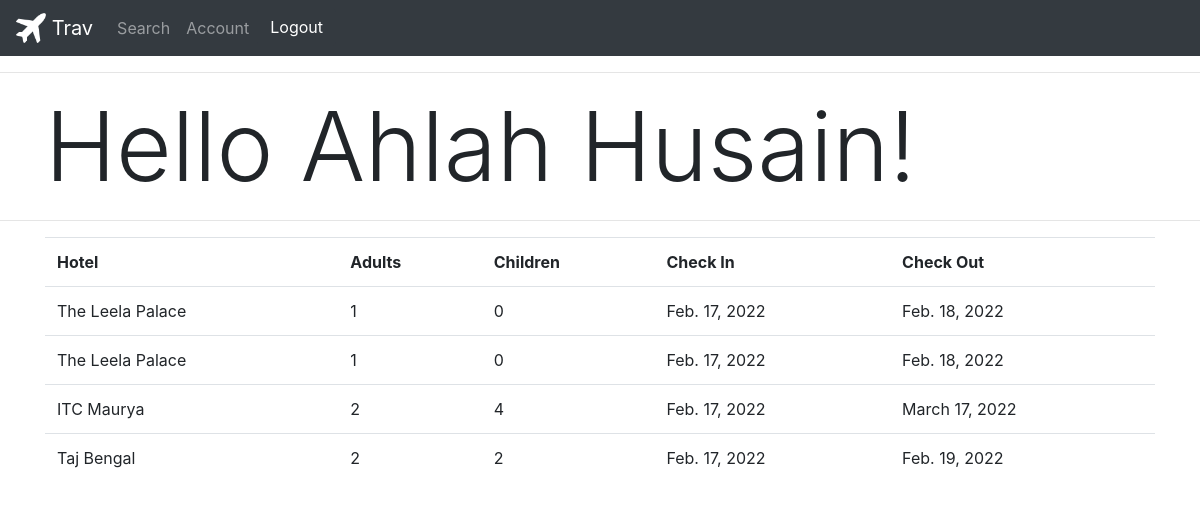
Screenshot of /account/ (signed in) with the database file from the repository.
### booking/models.py (models this page shows, shortened)
class Reservation(models.Model):
	user = models.ForeignKey(User, on_delete=models.CASCADE)
	hotel = models.ForeignKey(Hotel, on_delete=models.CASCADE)
	adults = models.DecimalField(max_digits=2, decimal_places= 0)
	children = models.DecimalField(max_digits=2, decimal_places=0)
	checkin = models.DateField(auto_now= False, auto_now_add= False)
	checkout = models.DateField(auto_now= False, auto_now_add= False)

### search/models.py (models this page shows)
class Hotel(models.Model):
	title = models.CharField(max_length=120)
	description = models.TextField()
	city = models.CharField(max_length=75, default="")
	country = models.CharField(max_length=75, default="")
	price = models.DecimalField(max_digits=100, decimal_places= 2)
	rating = models.DecimalField(max_digits=2, decimal_places=1, default=0)
	img1 = models.ImageField(default='default.jpg')
	img2 = models.ImageField(default='default.jpg')
	img3 = models.ImageField(default='default.jpg')
	img4 = models.ImageField(default='default.jpg')
	img5 = models.ImageField(default='default.jpg')
	def __str__(self):
		return f"{self.title}"

### account/views.py (the view)
# urls.py: path('', AccountView.as_view()),
class AccountView(View):
	def get(self, request):
		if request.user.is_authenticated:
			user = User.objects.get(id=request.user.id)
			reservations = Reservation.objects.filter(user=user.id)
			context = {
				'user': user,
				'reservations': reservations
			}
			return render(request, "account/reservations.html", context)
		else:
			return redirect(f"/accounts/google/login/?next=%2Faccount")

### templates/account/reservations.html
{%  extends 'base.html' %}
{% block content %}
<hr>
<div class="container">
	<h1 class="display-1">Hello {{ user.first_name }} {{ user.last_name }}!</h1>
</div>
<hr>
<div class="container">
	<table class="table">
		<tr>
			<th>Hotel</th>
			<th>Adults</th>
			<th>Children</th>
			<th>Check In</th>
			<th>Check Out</th>
		</tr>
		{% for reservation in reservations %}
		<tr>
			<td>{{ reservation.hotel }}</td>
			<td>{{ reservation.adults }}</td>
			<td>{{ reservation.children }}</td>
			<td>{{ reservation.checkin }}</td>
			<td>{{ reservation.checkout }}</td>
		</tr>
		{% endfor %}
	</table>
</div>
{% endblock %}

### rows the page displays
Reservation: hotel "The Leela Palace", adults "1", children "0", checkin "Feb. 17, 2022", checkout "Feb. 18, 2022"
Reservation: hotel "The Leela Palace", adults "1", children "0", checkin "Feb. 17, 2022", checkout "Feb. 18, 2022"
Reservation: hotel "ITC Maurya", adults "2", children "4", checkin "Feb. 17, 2022", checkout "March 17, 2022"
Reservation: hotel "Taj Bengal", adults "2", children "2", checkin "Feb. 17, 2022", checkout "Feb. 19, 2022"

### other values shown
{{ user.first_name }} "Ahlah"
{{ user.last_name }} "Husain"
